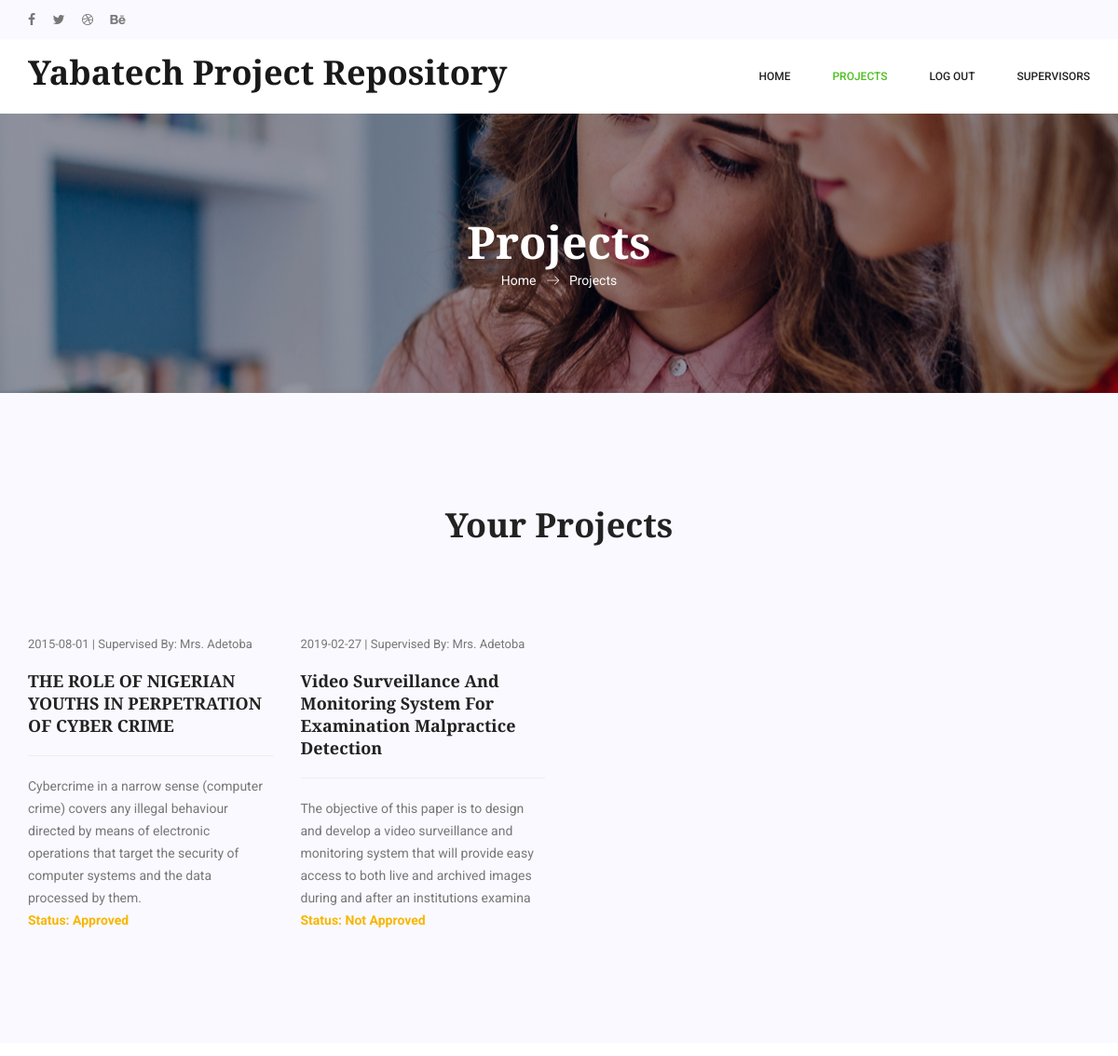
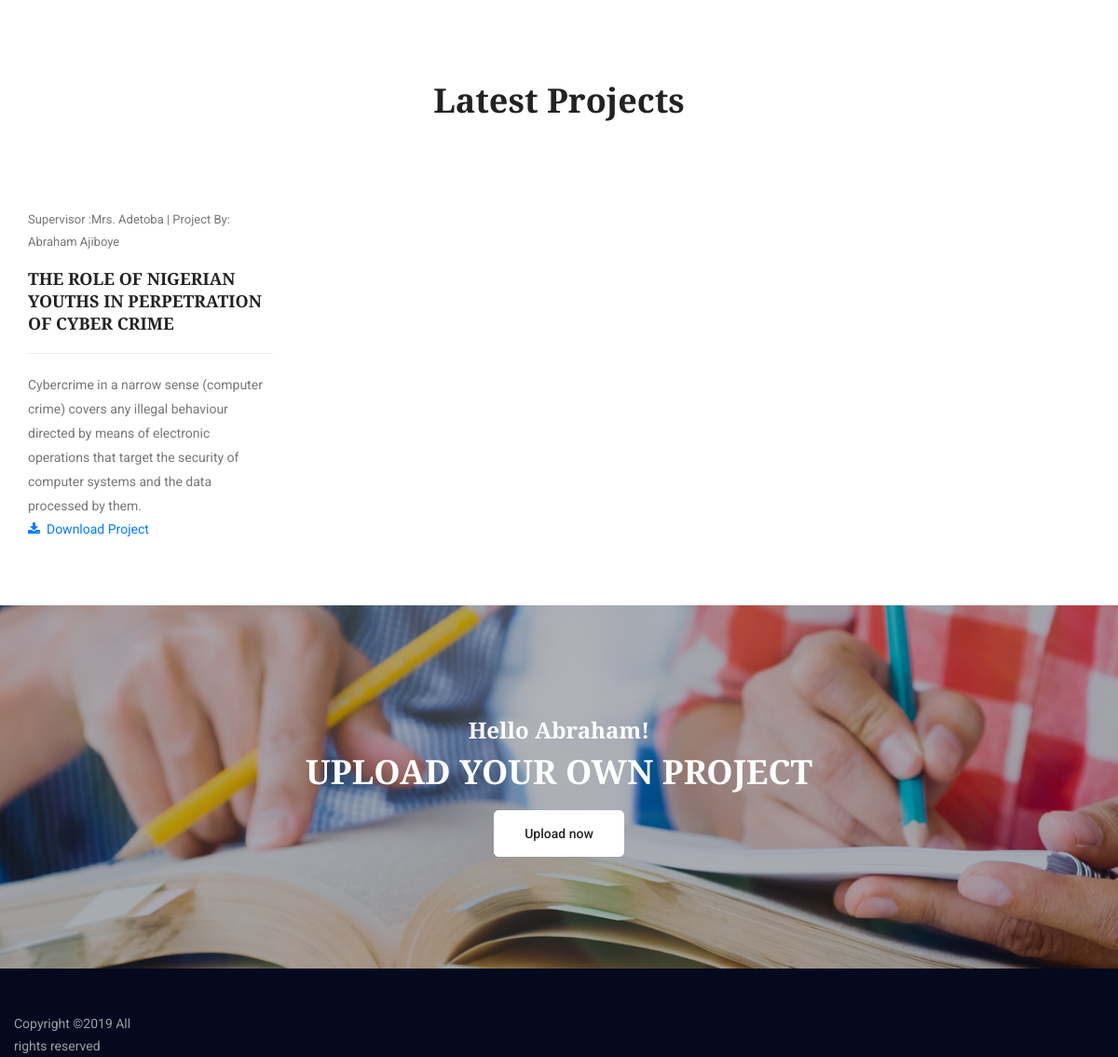
Screenshot of /projects.php (signed in) with the database file from the repository (2 pictures, top to bottom).
### tables this page shows
CREATE TABLE `tbl_projects` (
  `fld_projectid` int(11) NOT NULL,
  `fld_projecttitle` varchar(300) NOT NULL,
  `fld_filename` varchar(60) NOT NULL,
  `fld_supervisor` int(3) NOT NULL,
  `fld_datecompleted` date NOT NULL,
  `fld_description` varchar(200) NOT NULL,
  `fld_studentid` int(3) NOT NULL,
  `fld_status` int(2) NOT NULL DEFAULT '0'
);

CREATE TABLE `tbl_users` (
  `fld_id` int(11) NOT NULL,
  `fld_firstname` varchar(20) NOT NULL,
  `fld_lastname` varchar(20) NOT NULL,
  `fld_matricno` varchar(20) NOT NULL,
  `fld_phone` text NOT NULL,
  `fld_email` varchar(30) NOT NULL
);

### inc/functions.php (called while the page is built, shortened)
<?php
function getactive($page){
	if (isset($page)){
	if ($page == 'index.php'){
		$activeindex='active';
	}
	elseif( $page == 'login.php'){
		$activelogin='active';
	}
	elseif( $page =='signup.php' ){
		$activesignup='active';
	}
	elseif( $page =='projects.php'){
		$activeprojects='active';
	}
	elseif( $page == 'supervisors'){
		$activesupervisors='active';
	}
	}
}
function getsupervisor($id){
	if ($id == 1){
		$name  = 'Mrs. Adetoba';
	}
	elseif ($id == 2){
		$name  = 'Dr. Haastrup';
	}
	elseif ($id == 3){
		$name  = 'Dr. Ayannuga';
	}
	elseif ($id == 4){
		$name  = 'Mr. Oludipe';
	}
	elseif ($id == 5){
		$name  = 'Mr. Lawal O.N';
	}
	elseif ($id == 6){
		$name  = 'Mr. Shokunbi';
	}
	elseif ($id == 7){
		$name  = 'Mrs. Okikiola';
	}
	return $name;
}
?>

### projects.php (the view, shortened to what this page needs)
<?php
	include 'inc/connect.php';
    include 'inc/header.php';
	$allprojects ="select a.fld_projecttitle, a.fld_projectid, a.fld_supervisor,a.fld_description,  a.fld_filename,b.fld_firstname,b.fld_lastname,b.fld_matricno from tbl_projects as a inner join tbl_users as b on b.fld_id = a.fld_studentID where a.fld_status = 1";
		$allprojects=$conn->query($allprojects);
    $getmyprojects = "select * from tbl_projects where fld_studentID = ".$_SESSION['studentID'];
    $getmyprojects=$conn->query($getmyprojects);
?>
    <body>
        <?php include 'inc/nav.php';?>
        <section class="banner_area">
            <div class="banner_inner d-flex align-items-center">
            	<div class="overlay bg-parallax" data-stellar-ratio="0.9" data-stellar-vertical-offset="0" data-background=""></div>
				<div class="container">
					<div class="banner_content text-center">
						<h2>Projects</h2>
						<div class="page_link">
							<a href="index.html">Home</a>
							<a href="elements.html">Projects</a>
						</div>
					</div>
				</div>
            </div>
        </section>
        <section class="team_area p_120">
        	<div class="container">
        		<div class="main_title">
        			<h2>Your Projects</h2>
        		</div>
        		<div class="row latest_blog_inner">
        		<?php
        		if($getmyprojects->num_rows>0){
        			while($getprojects=$getmyprojects->fetch_assoc()){
        			$supervisor=getsupervisor($getprojects['fld_supervisor']);
        			if($getprojects['fld_status'] == 0){
        				$status = "Not Approved";
        				}
        			else
        				$status = "Approved";
        			echo '
        			<div class="col-lg-3 col-md-6">
        				<div class="l_blog_item">
        					<a class="date" href="#">'.$getprojects['fld_datecompleted'].'  |  Supervised By: '.$supervisor.'</a>
        					<h4>'.$getprojects['fld_projecttitle'].' </h4>
        					<p>'.$getprojects['fld_description'].'</p>
        					<p><b> Status: '.$status.'</b></p>
        				</div>
        			</div>
        			';
        		}
        		}
        		else
        			echo '<div class="alert alert-warning" style="margin-top:3%; width:100%;">
                                             <strong>No Projects to show!</strong>
                                             <p>Upload a project to get started! </p>
                                        </div>';
        		?>
        		</div>
        	</div>
        </section>
			<section class="sample-text-area">
				<div class="container">
        		<div class="main_title">
        			<h2>Latest Projects</h2>
        		</div>
        		<div class="row latest_blog_inner">
        			<?php
        			$file=scandir("uploads");
		        		while($getallprojects=$allprojects->fetch_assoc()){
		        		$filename=$getallprojects['fld_filename'];
		              	$arraykey=array_search("$filename",$file);
		              	$fullname = ucfirst($getallprojects['fld_firstname'])." ".ucfirst($getallprojects['fld_lastname']);
		              	$supervisor=getsupervisor($getallprojects['fld_supervisor']);
		        			echo '
		        			<div class="col-lg-3 col-md-6">
		        				<div class="l_blog_item">
		        					<a class="date" href="#">Supervisor :'.$supervisor.'  |  Project By: '.$fullname.'</a>
		        					<h4>'.$getallprojects['fld_projecttitle'].' </h4>
		        					<p>'.$getallprojects['fld_description'].'</p>
		        					<a download= "'.$file[$arraykey].'" href="uploads/'.$file[$arraykey].'"><i class="fa fa-download"></i>&nbsp;&nbsp;Download Project</a>
		        				</div>
		        			</div>
		        			';
		        		}
        		?>
        	</div>
			</section>
			<section class="impress_area p_120">
        	<div class="container">
        		<div class="impress_inner text-center">
        			<h3><?php echo 'Hello '.$_SESSION['firstname']."!";?></h3>
					<h2>Upload Your Own Project</h2>
					<a class="main_btn2" href="upload_project.php">Upload now</a>
        		</div>
        	</div>
        </section>
        <?php include 'inc/footer.php';?>
    </body>
</html>

### inc/header.php (shortened to what this page needs)
<!doctype html>
<html lang="en">
<head>
        <link rel="stylesheet" href="css/bootstrap.css">
        <link rel="stylesheet" href="vendors/linericon/style.css">
        <link rel="stylesheet" href="css/font-awesome.min.css">
        <link rel="stylesheet" href="vendors/owl-carousel/owl.carousel.min.css">
        <link rel="stylesheet" href="vendors/lightbox/simpleLightbox.css">
        <link rel="stylesheet" href="vendors/nice-select/css/nice-select.css">
        <link rel="stylesheet" href="vendors/animate-css/animate.css">
        <link rel="stylesheet" href="vendors/popup/magnific-popup.css">
        <link rel="stylesheet" href="css/style.css">
        <link rel="stylesheet" href="css/responsive.css">
    </head>

### inc/nav.php (shortened to what this page needs)
<?php $page =  basename($_SERVER['PHP_SELF']);
$activeindex = "";
$activelogin ="";
$activesupervisors="";
if(isset($_SESSION['studentID'])){
	$status = 'log out';
	$url='index.php?status=logout';
}
else {
	$status= 'Log in';
	$url='login.php';
	$signup='<li class="nav-item <?php echo " ".$activesignup;?><a class="nav-link" href="signup.php">Sign up</a></li>';
}
include 'functions.php';
?>
<header class="header_area">
           	<div class="top_menu row m0">
           		<div class="container">
					<div class="float-left">
						<ul class="list header_social">
							<li><a href="#"><i class="fa fa-facebook"></i></a></li>
							<li><a href="#"><i class="fa fa-twitter"></i></a></li>
							<li><a href="#"><i class="fa fa-dribbble"></i></a></li>
							<li><a href="#"><i class="fa fa-behance"></i></a></li>
						</ul>
					</div>
           		</div>
           	</div>
            <div class="main_menu">
            	<nav class="navbar navbar-expand-lg navbar-light">
					<div class="container">
						<a class="navbar-brand logo_h" href="index.php"><h1>Yabatech Project Repository</h1></a>
						<div class="collapse navbar-collapse offset" id="navbarSupportedContent">
							<ul class="nav navbar-nav menu_nav ml-auto">
								<li class="nav-item <?php echo " ".$activeindex;?>"><a class="nav-link" href="index.php">Home</a></li>
								<li class="nav-item <?php echo  " ".$activeprojects;?>"><a class="nav-link" href="projects.php">Projects</a></li>
								<li class="nav-item <?php echo " ".$activelogin;?>"><a class="nav-link" href=<?php echo $url;?>><?php echo $status;?></a></li>
								<li class="nav-item <?php echo " ".$activesupervisors;?>"><a class="nav-link" href="supervisors.php">Supervisors</a></li>
							</ul>
						</div>
					</div>
            	</nav>
            </div>
        </header>

### inc/footer.php
<footer class="footer-area">
            <div class="container">
                <div class="row">
                <div class="row footer-bottom d-flex justify-content-between align-items-center">
                    <p class="col-lg-8 col-md-8 footer-text m-0">
Copyright &copy;<script>document.write(new Date().getFullYear());</script> All rights reserved
</p>
                </div>
            </div>
        </footer>

### rows the page displays
tbl_projects: fld_datecompleted "2015-08-01", fld_supervisor "Mrs. Adetoba", fld_projecttitle "THE ROLE OF NIGERIAN YOUTHS IN PERPETRATION OF CYBER CRIME", fld_description "Cybercrime in a narrow sense (computer crime) covers any illegal behaviour directed by means of electronic operations that target the security of computer systems and the data processed by them.", fld_status "Approved", tbl_users.fld_firstname+fld_lastname "Abraham Ajiboye"
tbl_projects: fld_datecompleted "2019-02-27", fld_supervisor "Mrs. Adetoba", fld_projecttitle "Video Surveillance And Monitoring System For Examination Malpractice Detection", fld_description "The objective of this paper is to design and develop a video surveillance and monitoring system that will provide easy access to both live and archived images during and after an institutions examina", fld_status "Not Approved"

### other values shown
$status "LOG OUT"
$_SESSION['firstname'] "Abraham"
